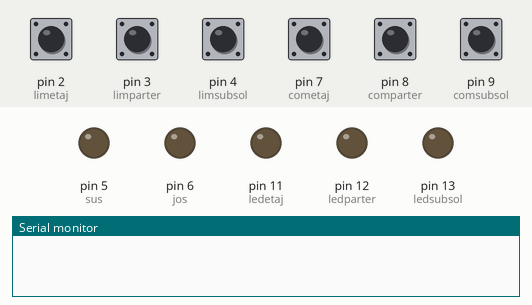
Simulated run of this sketch. Board: Arduino Uno, built with avr-gcc and run on an emulated ATmega328P. Parts: output pins drawn as LEDs (lit = HIGH), the last lines printed to the serial monitor. The test bench sets the inputs (shaded band); at power-on: pin 2 (limetaj), pin 3 (limparter), pin 4 (limsubsol), pin 7 (cometaj), pin 8 (comparter), pin 9 (comsubsol) HIGH.

Above: at 1.2 s.
1.3 s: pin 2 (limetaj) pulled LOW for 0.15 s
At 1.9 s:
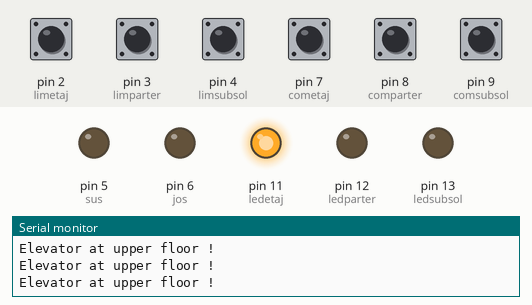
2.9 s: pin 3 (limparter) pulled LOW for 0.15 s
At 4.1 s:
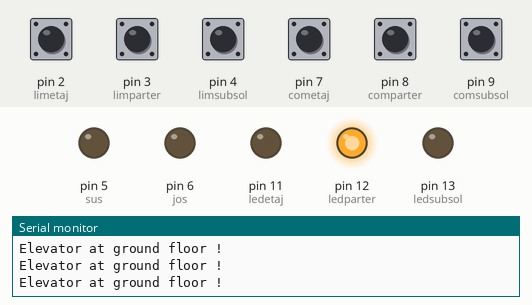
4.5 s: pin 4 (limsubsol) pulled LOW for 0.15 s
At 5.5 s:
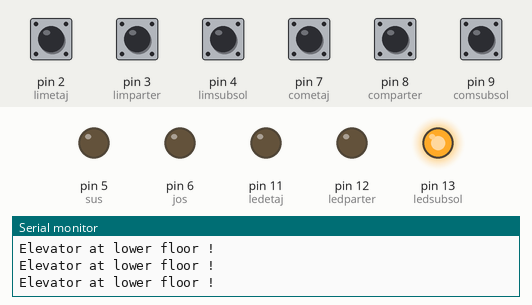
6.1 s: pin 7 (cometaj) pulled LOW for 0.15 s
At 7.4 s:
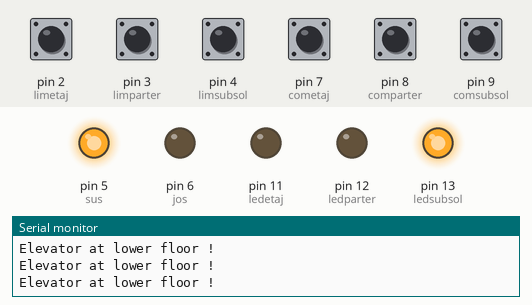
7.7 s: pin 9 (comsubsol) pulled LOW for 0.15 s
At 8.7 s:
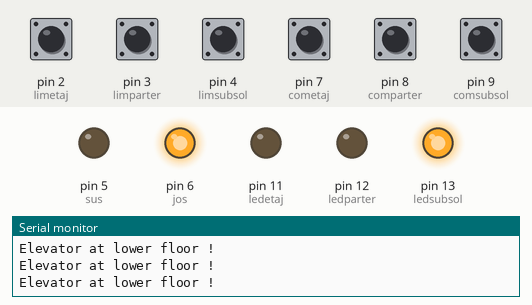
9.3 s: pin 2 (limetaj) pulled LOW for 1 s
At 10.4 s:
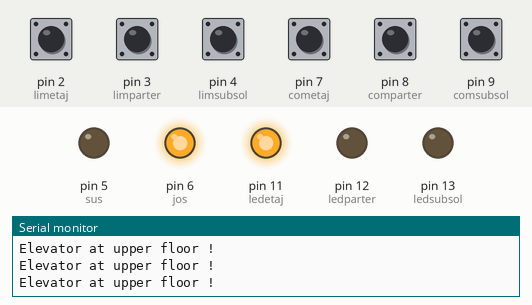
Timing chart, 0 to 12.3 s (numbered marks = the images above; inputs shaded):
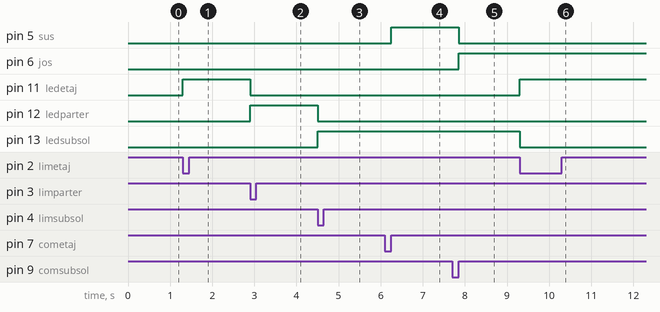

Measured:
- after the input at 1.3 s, pin 11 (ledetaj): LOW → HIGH at once
- after the input at 2.9 s, pin 11 (ledetaj): HIGH → LOW at once; pin 12 (ledparter): LOW → HIGH at once
- after the input at 4.5 s, pin 12 (ledparter): HIGH → LOW at once; pin 13 (ledsubsol): LOW → HIGH at once
- after the input at 6.1 s, pin 5 (sus): LOW → HIGH after 0.15 s
- after the input at 7.7 s, pin 5 (sus): HIGH → LOW after 0.15 s; pin 6 (jos): LOW → HIGH after 0.15 s
- after the input at 9.3 s, pin 11 (ledetaj): LOW → HIGH at once; pin 13 (ledsubsol): HIGH → LOW at once

The sketch:

toy_elevator.ino
```cpp
/*
toy elevator with 3 stations and general remote
ver.0, 1, 2 - 27.11.2018
original schematic and sketch by Nicu FLORICA (niq_ro)
http://www.arduinotehniq.com/
http://nicuflorica.blogspot.com/
http://arduinotehniq.blogspot.com/
*/

#define limetaj 2  // limit switch for upper floor
#define limparter 3  // limit switch for ground floor
#define limsubsol 4  // limit switch for lower floor

#define sus 5   // control for lift relay
#define jos 6   // control for lower relay

#define cometaj 7    // switch for upper floor
#define comparter 8  // switch for ground floor
#define comsubsol 9  // switch for lower floor

#define ledetaj 11 //10    // led for upper floor
#define ledparter 12 //11  // led for ground floor
#define ledsubsol 13  //12  // led for lower floor

int pauzamica = 150;  // small pause for debugging

byte localizare = 4;   // 3 - upper floor, 2 - ground floor, 1 - lower floor, 4 - nedefinited
byte destinatie = 0;   // 3 - upper floor, 2 - ground floor, 1 - lower floor, 0 - stop

void setup() {
Serial.begin(9600);

pinMode(sus, OUTPUT);
pinMode(jos, OUTPUT);
pinMode(limetaj, INPUT);
pinMode(limparter, INPUT);
pinMode(limsubsol, INPUT);
pinMode(cometaj, INPUT);
pinMode(comparter, INPUT);
pinMode(comsubsol, INPUT);
pinMode(ledetaj, OUTPUT);
pinMode(ledparter, OUTPUT);
pinMode(ledsubsol, OUTPUT);

digitalWrite(sus, LOW);
digitalWrite(jos, LOW);
digitalWrite(limetaj, HIGH);
digitalWrite(limparter, HIGH);
digitalWrite(limsubsol, HIGH);
digitalWrite(cometaj, HIGH);
digitalWrite(comparter, HIGH);
digitalWrite(comsubsol, HIGH);
digitalWrite(ledetaj, LOW);
digitalWrite(ledparter, LOW);
digitalWrite(ledsubsol, LOW);
}

void loop() {

if (digitalRead(limetaj) == LOW)
{
 Serial.println("Elevator at upper floor !");
 digitalWrite(ledetaj, HIGH);
 digitalWrite(ledparter, LOW);
 digitalWrite(ledsubsol, LOW);
 localizare = 3;
}
if (digitalRead(limparter) == LOW)
{
 Serial.println("Elevator at ground floor !");
 digitalWrite(ledetaj, LOW);
 digitalWrite(ledparter, HIGH);
 digitalWrite(ledsubsol, LOW);
 localizare = 2;
}
if (digitalRead(limsubsol) == LOW)
{
 Serial.println("Elevator at lower floor !");
 digitalWrite(ledetaj, LOW);
 digitalWrite(ledparter, LOW);
 digitalWrite(ledsubsol, HIGH);
 localizare = 1;
}
  if (digitalRead(cometaj) == LOW)  // if is push the button for upper floor
  {
    destinatie = 3;
    delay(pauzamica);
  }

  if (digitalRead(comparter) == LOW)  // if is push the button for ground floor
  {
    destinatie = 2;
    delay(pauzamica);
  }

  if ((destinatie == 2) and (localizare == 3))
  {
  destinatie = 21;
  }
  if ((destinatie == 2) and (localizare == 1))
  {
  destinatie = 23;
  }


  if (digitalRead(comsubsol) == LOW)  // if is push the button for lower floor
  {
    destinatie = 1;
    delay(pauzamica);
  }

if (destinatie == 3)
{
  if (digitalRead(limetaj) == HIGH)
  {
    digitalWrite(sus, HIGH);
    digitalWrite(jos, LOW);
  }
  else   // destination is reached
  {
    digitalWrite(sus, LOW);
    digitalWrite(jos, LOW);
    destinatie = 0;
    localizare = 3;
  }
}

if (destinatie == 1)
{
  if (digitalRead(limsubsol) == HIGH)
  {
    digitalWrite(sus, LOW);
    digitalWrite(jos, HIGH);
  }
  else  // destination is reached
  {
    digitalWrite(sus, LOW);
    digitalWrite(jos, LOW);
    destinatie = 0;
    localizare = 1;
  }
}

if (destinatie == 23)
{
  if (digitalRead(limparter) == HIGH)
  {
    digitalWrite(sus, HIGH);
    digitalWrite(jos, LOW);
  }
  else   // destination is reached
  {
    digitalWrite(sus, LOW);
    digitalWrite(jos, LOW);
    destinatie = 0;
    localizare = 2;
  }
}

if (destinatie == 21)
{
  if (digitalRead(limparter) == HIGH)
  {
    digitalWrite(sus, LOW);
    digitalWrite(jos, HIGH);
  }
  else  // destination is reached
  {
    digitalWrite(sus, LOW);
    digitalWrite(jos, LOW);
    destinatie = 0;
    localizare = 2;
  }
}

if (localizare > 3)
{
digitalWrite(ledetaj, LOW);
digitalWrite(ledparter, LOW);
digitalWrite(ledsubsol, LOW);
}
}  // end mai program
```
